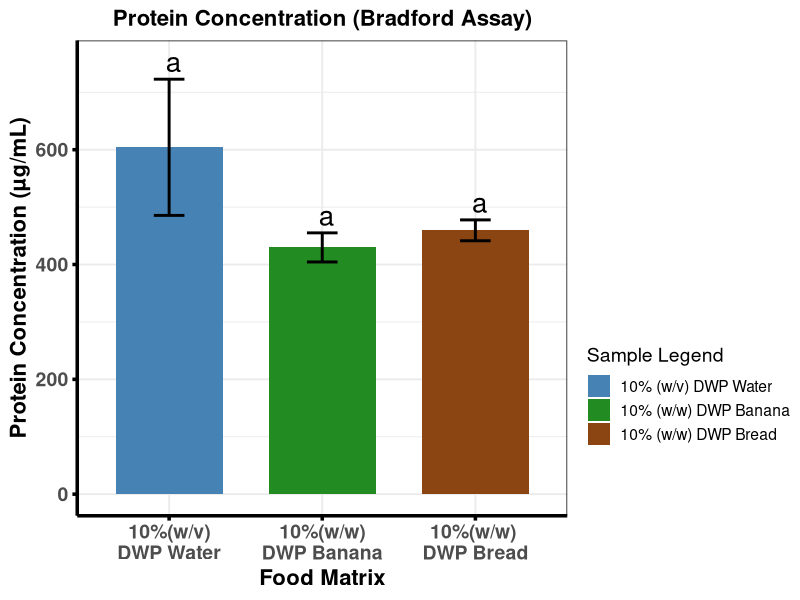
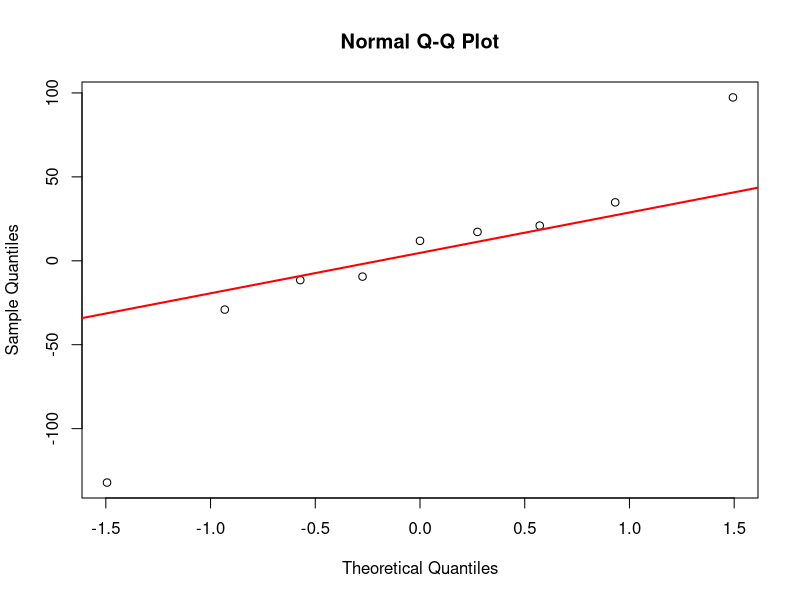
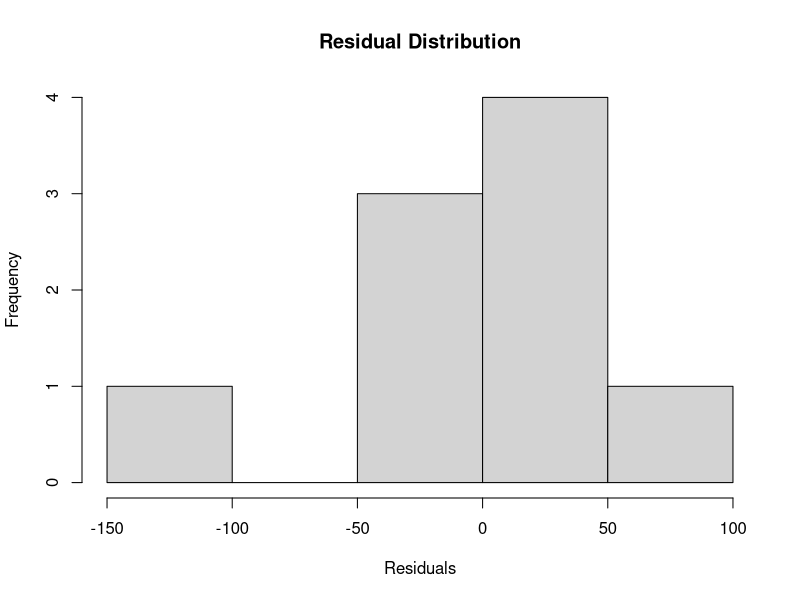

R code for these plots, in order: (Note: this script raises an error after producing the figures.)
#This Code is made by Maruf Raihan (PhD,NICHE,Ulster)for Bradford data statistical analysis and visual presentation

library(emmeans)
library(multcomp)
library(multcompView)
library(ggplot2)

# ---------------------------------------------------------
# 1. RAW DATA
# ---------------------------------------------------------
df <- data.frame(
  Sample = factor(rep(c("10%(w/v)\nDWP Water", "10%(w/w)\nDWP Banana", "10%(w/w) \nDWP Bread"), each = 3),
                  levels = c("10%(w/v)\nDWP Water", "10%(w/w)\nDWP Banana", "10%(w/w) \nDWP Bread")),
  Protein = c(
    639.00, 472.04, 701.52,   # 10%(w/v)\nDWP Water
    400.72, 441.69, 447.00,   # 10%(w/w)\nDWP Banana
    448.05, 480.52, 450.14    # 10%(w/w) \nDWP Bread"
  )
)

# ---------------------------------------------------------
# 2. DESCRIPTIVE STATS
# ---------------------------------------------------------
df_stats <- aggregate(Protein ~ Sample, df, function(x) {
  c(Mean = mean(x), SD = sd(x), CV = sd(x)/mean(x)*100)
})

df_stats <- do.call(data.frame, df_stats)
names(df_stats) <- c("Sample", "Mean", "SD", "CV")

# ---------------------------------------------------------
# 3. ANOVA + TUKEY
# ---------------------------------------------------------
model <- aov(Protein ~ Sample, data = df)
emm <- emmeans(model, ~ Sample)
tukey <- summary(pairs(emm, adjust = "tukey"))

# ---------------------------------------------------------
# 4. Tukey LETTERS
# ---------------------------------------------------------
cld_out <- suppressMessages(
  cld(emm, Letters = letters, adjust = "tukey")
)

df_plot <- merge(df_stats, cld_out[, c("Sample", ".group")], by = "Sample")

# ---------------------------------------------------------
# 5. BASE PLOT
# ---------------------------------------------------------
p_bradford <- ggplot(df_plot, aes(x = Sample, y = Mean, fill = Sample)) +
  geom_col(width = 0.7) +
  geom_errorbar(aes(ymin = Mean - SD, ymax = Mean + SD),
                width = 0.2, linewidth = 1) +
  geom_text(aes(label = .group, y = Mean + SD + 30), size = 7) +
  
  scale_fill_manual(
    name= "Sample Legend",
    values = c("10%(w/v)\nDWP Water" = "steelblue",
               "10%(w/w)\nDWP Banana" = "forestgreen",
               "10%(w/w) \nDWP Bread" = "saddlebrown"),
    labels = c(
      "10% (w/v) DWP Water",
      "10% (w/w) DWP Banana",
      "10% (w/w) DWP Bread"
    ),
  ) +
  
  theme_bw(base_size = 14) +
  theme(
    legend.position = "right",
    legend.box = "vertical",
    legend.margin = margin(t = 170),      # push legend downward
    plot.title = element_text(size = 16, face = "bold", hjust = 0.5),
    axis.text.x = element_text(size = 14, face = "bold"),
    axis.text.y = element_text(size = 14, face = "bold"),
    axis.title.x = element_text(size = 16, face = "bold"),
    axis.title.y = element_text(size = 16, face = "bold"),
    axis.line = element_line(colour = "black", linewidth = 1.2),
    axis.ticks = element_line(colour = "black", linewidth = 1.2)
  ) +
  labs(
    title = "Protein Concentration (Bradford Assay)",
    x = "Food Matrix",
    y = "Protein Concentration (µg/mL)"
  ) 

# ---------------------------------------------------------
# 6. SINGLE ANOVA BRACKET ACROSS ALL THREE BARS
# ---------------------------------------------------------
#p_bradford <- p_bradford +
#  annotate("segment", x = 1, xend = 3, y = 1050, yend = 1050, linewidth = 1.2) +
# annotate("text", x = 2, y = 1080, label = "*", size = 8)

# ---------------------------------------------------------
# 7. PRINT
# ---------------------------------------------------------
print(p_bradford)

cat("\n=== DESCRIPTIVE STATS ===\n")
print(df_stats)

cat("\n=== ANOVA SUMMARY ===\n")
print(summary(model))

cat("\n=== TUKEY POST-HOC ===\n")
print(tukey)



# ---------------------------------------------------------
# ANOVA ASSUMPTION CHECKS
# ---------------------------------------------------------

# Extract residuals
res <- residuals(model)

# Shapiro-Wilk normality test
shapiro.test(res)

# Q-Q plot
qqnorm(res)
qqline(res, col = "red", lwd = 2)

# Histogram of residuals
hist(res,
     main = "Residual Distribution",
     xlab = "Residuals")

library(car)

leveneTest(Value ~ Sample, data = df_raw)


#Methods

#Assumptions of normality and homogeneity of variance were assessed using the Shapiro-Wilk and Levene's tests, respectively. Differences among food matrices were evaluated by one-way ANOVA followed by Tukey's HSD post hoc test (p < 0.05).

#Results (if reporting assumptions)

#Residuals were normally distributed (Shapiro-Wilk: W = 0.90225, p = 0.2654), supporting the use of parametric analyses.
#In your thesis, if an examiner asks why you checked residuals rather than raw values, the short answer is:

#ANOVA assumes that model residuals are normally distributed within treatments. Therefore, normality was assessed using the residuals from the fitted ANOVA model rather than the pooled raw observations
#ANOVA asks:

#"Are the differences between groups larger than the random variation within groups?"

#Therefore the distribution that matters is the distribution of the within-group random variation, i.e., the residuals.


#NAPIC 2026

# =====================================================================
# BRADFORD DATA ANALYSIS + PUBLICATION-QUALITY BAR PLOT
# Author: Maruf Raihan (PhD, NICHE, Ulster)
# =====================================================================

library(emmeans)
library(multcomp)
library(multcompView)
library(ggplot2)
library(grid)

# ---------------------------------------------------------
# 1. RAW DATA
# ---------------------------------------------------------

df <- data.frame(
  Sample = factor(
    rep(
      c(
        "10%(w/v)\nDWP Water",
        "10%(w/w)\nDWP Banana",
        "10%(w/w)\nDWP Bread"
      ),
      each = 3
    ),
    levels = c(
      "10%(w/v)\nDWP Water",
      "10%(w/w)\nDWP Banana",
      "10%(w/w)\nDWP Bread"
    )
  ),
  
  Protein = c(
    639.00, 472.04, 701.52,   # Water
    400.72, 441.69, 447.00,   # Banana
    448.05, 480.52, 450.14    # Bread
  )
)

# ---------------------------------------------------------
# 2. DESCRIPTIVE STATS
# ---------------------------------------------------------

df_stats <- aggregate(
  Protein ~ Sample,
  df,
  function(x) {
    c(
      Mean = mean(x),
      SD = sd(x),
      CV = sd(x) / mean(x) * 100
    )
  }
)

df_stats <- do.call(data.frame, df_stats)

names(df_stats) <- c(
  "Sample",
  "Mean",
  "SD",
  "CV"
)

# ---------------------------------------------------------
# 3. ANOVA + TUKEY
# ---------------------------------------------------------

model <- aov(Protein ~ Sample, data = df)

emm <- emmeans(model, ~ Sample)

tukey <- summary(
  pairs(
    emm,
    adjust = "tukey"
  )
)

# ---------------------------------------------------------
# 4. TUKEY LETTERS
# ---------------------------------------------------------

cld_out <- suppressMessages(
  cld(
    emm,
    Letters = letters,
    adjust = "tukey"
  )
)

df_plot <- merge(
  df_stats,
  cld_out[, c("Sample", ".group")],
  by = "Sample"
)

# ---------------------------------------------------------
# 5. BAR PLOT
# ---------------------------------------------------------

p_bradford <- ggplot(
  df_plot,
  aes(
    x = Sample,
    y = Mean,
    fill = Sample
  )
) +
  
  geom_col(
    width = 0.7,
    colour = "white"
  ) +
  
  geom_errorbar(
    aes(
      ymin = Mean - SD,
      ymax = Mean + SD
    ),
    width = 0.2,
    linewidth = 0.8
  ) +
  
  geom_text(
    aes(
      label = .group,
      y = Mean + SD + 30
    ),
    size = 15,
    fontface = "bold"
  ) +
  
  scale_fill_manual(
    values = c(
      "10%(w/v)\nDWP Water" = "steelblue",
      "10%(w/w)\nDWP Banana" = "forestgreen",
      "10%(w/w)\nDWP Bread" = "saddlebrown"
    )
  ) +
  
  scale_y_continuous(
    expand = expansion(mult = c(0, 0.12))
  ) +
  
  labs(
    title = "Concentration of Undigested Protein Fractions (>3 kDa) [µg/mL]",
    x = "Food Matrix",
    y ="Protein Concentration (µg/mL)"
  ) +
  
  theme_classic(base_size = 16) +
  
  theme(
    
    # Remove legend
    legend.position = "none",
    
    # White background
    panel.background = element_rect(
      fill = "white",
      colour = NA
    ),
    
    plot.background = element_rect(
      fill = "white",
      colour = NA
    ),
    
    # Center title
    plot.title = element_text(
      size = 20,
      face = "bold",
      hjust = 0.5
    ),
    
    # Axis text
    axis.text.x = element_text(
      size = 20,
      face = "bold",
      colour = "black"
    ),
    
    axis.text.y = element_text(
      size = 25,
      face = "bold",
      colour = "black"
    ),
    
    # Axis titles
    axis.title.x = element_text(
      size = 25,
      face = "bold"
    ),
    
    axis.title.y = element_text(
      size = 25,
      face = "bold",
      colour = "black"
    ),
    
    # Thick bottom and left axes
    axis.line = element_line(
      colour = "black",
      linewidth = 2
    ),
    
    # Thick ticks
    axis.ticks = element_line(
      colour = "black",
      linewidth = 2
    ),
    
    axis.ticks.length = unit(0.25, "cm"),
    
    # No gridlines
    panel.grid.major = element_blank(),
    panel.grid.minor = element_blank()
  )

# ---------------------------------------------------------
# 6. PRINT PLOT
# ---------------------------------------------------------

print(p_bradford)
